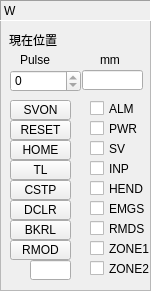
   <widget class="QFrame" name="frame_9">
    <property name="geometry">
     <rect>
      <x>460</x>
      <y>570</y>
      <width>151</width>
      <height>291</height>
     </rect>
    </property>
    <property name="frameShape">
     <enum>QFrame::StyledPanel</enum>
    </property>
    <property name="frameShadow">
     <enum>QFrame::Sunken</enum>
    </property>
    <widget class="QCheckBox" name="checkBoxALMW">
     <property name="geometry">
      <rect>
       <x>90</x>
       <y>100</y>
       <width>61</width>
       <height>17</height>
      </rect>
     </property>
     <property name="text">
      <string>ALM</string>
     </property>
    </widget>
    <widget class="QCheckBox" name="checkBoxSVW">
     <property name="geometry">
      <rect>
       <x>90</x>
       <y>140</y>
       <width>61</width>
       <height>17</height>
      </rect>
     </property>
     <property name="text">
      <string>SV</string>
     </property>
    </widget>
    <widget class="QCheckBox" name="checkBoxINPW">
     <property name="geometry">
      <rect>
       <x>90</x>
       <y>160</y>
       <width>61</width>
       <height>17</height>
      </rect>
     </property>
     <property name="text">
      <string>INP</string>
     </property>
    </widget>
    <widget class="QCheckBox" name="checkBoxHENDW">
     <property name="geometry">
      <rect>
       <x>90</x>
       <y>180</y>
       <width>61</width>
       <height>17</height>
      </rect>
     </property>
     <property name="text">
      <string>HEND</string>
     </property>
    </widget>
    <widget class="QCheckBox" name="checkBoxEMGSW">
     <property name="geometry">
      <rect>
       <x>90</x>
       <y>200</y>
       <width>61</width>
       <height>17</height>
      </rect>
     </property>
     <property name="text">
      <string>EMGS</string>
     </property>
    </widget>
    <widget class="QLabel" name="label_46">
     <property name="geometry">
      <rect>
       <x>9</x>
       <y>30</y>
       <width>51</width>
       <height>20</height>
      </rect>
     </property>
     <property name="text">
      <string>現在位置</string>
     </property>
    </widget>
    <widget class="QLabel" name="label_47">
     <property name="geometry">
      <rect>
       <x>0</x>
       <y>0</y>
       <width>151</width>
       <height>21</height>
      </rect>
     </property>
     <property name="frameShape">
      <enum>QFrame::Panel</enum>
     </property>
     <property name="frameShadow">
      <enum>QFrame::Sunken</enum>
     </property>
     <property name="text">
      <string>W</string>
     </property>
    </widget>
    <widget class="QSpinBox" name="spinBoxCurrentPulseW">
     <property name="geometry">
      <rect>
       <x>10</x>
       <y>70</y>
       <width>71</width>
       <height>22</height>
      </rect>
     </property>
     <property name="readOnly">
      <bool>true</bool>
     </property>
     <property name="minimum">
      <number>-99999999</number>
     </property>
     <property name="maximum">
      <number>99999999</number>
     </property>
    </widget>
    <widget class="QToolButton" name="toolButtonSVONW">
     <property name="geometry">
      <rect>
       <x>10</x>
       <y>100</y>
       <width>61</width>
       <height>20</height>
      </rect>
     </property>
     <property name="text">
      <string>SVON</string>
     </property>
     <property name="checkable">
      <bool>true</bool>
     </property>
    </widget>
    <widget class="QToolButton" name="toolButtonHomeW">
     <property name="geometry">
      <rect>
       <x>10</x>
       <y>140</y>
       <width>61</width>
       <height>20</height>
      </rect>
     </property>
     <property name="text">
      <string>HOME</string>
     </property>
     <property name="checkable">
      <bool>true</bool>
     </property>
    </widget>
    <widget class="QToolButton" name="toolButtonResetW">
     <property name="geometry">
      <rect>
       <x>10</x>
       <y>120</y>
       <width>61</width>
       <height>20</height>
      </rect>
     </property>
     <property name="text">
      <string>RESET</string>
     </property>
     <property name="checkable">
      <bool>true</bool>
     </property>
    </widget>
    <widget class="QLineEdit" name="lineEditCurrentPosMMW">
     <property name="geometry">
      <rect>
       <x>82</x>
       <y>70</y>
       <width>61</width>
       <height>20</height>
      </rect>
     </property>
    </widget>
    <widget class="QLabel" name="label_48">
     <property name="geometry">
      <rect>
       <x>20</x>
       <y>50</y>
       <width>41</width>
       <height>20</height>
      </rect>
     </property>
     <property name="text">
      <string>Pulse</string>
     </property>
    </widget>
    <widget class="QLabel" name="label_49">
     <property name="geometry">
      <rect>
       <x>100</x>
       <y>50</y>
       <width>41</width>
       <height>20</height>
      </rect>
     </property>
     <property name="text">
      <string>mm</string>
     </property>
    </widget>
    <widget class="QToolButton" name="toolButtonTLW">
     <property name="geometry">
      <rect>
       <x>10</x>
       <y>160</y>
       <width>61</width>
       <height>20</height>
      </rect>
     </property>
     <property name="text">
      <string>TL</string>
     </property>
     <property name="checkable">
      <bool>true</bool>
     </property>
    </widget>
    <widget class="QToolButton" name="toolButtonCSTPW">
     <property name="geometry">
      <rect>
       <x>10</x>
       <y>180</y>
       <width>61</width>
       <height>20</height>
      </rect>
     </property>
     <property name="text">
      <string>CSTP</string>
     </property>
     <property name="checkable">
      <bool>true</bool>
     </property>
    </widget>
    <widget class="QToolButton" name="toolButtoDCLRW">
     <property name="geometry">
      <rect>
       <x>10</x>
       <y>200</y>
       <width>61</width>
       <height>20</height>
      </rect>
     </property>
     <property name="text">
      <string>DCLR</string>
     </property>
     <property name="checkable">
      <bool>true</bool>
     </property>
    </widget>
    <widget class="QToolButton" name="toolButtonBKRLW">
     <property name="geometry">
      <rect>
       <x>10</x>
       <y>220</y>
       <width>61</width>
       <height>20</height>
      </rect>
     </property>
     <property name="text">
      <string>BKRL</string>
     </property>
     <property name="checkable">
      <bool>true</bool>
     </property>
    </widget>
    <widget class="QToolButton" name="toolButtonRModW">
     <property name="geometry">
      <rect>
       <x>10</x>
       <y>240</y>
       <width>61</width>
       <height>20</height>
      </rect>
     </property>
     <property name="text">
      <string>RMOD</string>
     </property>
     <property name="checkable">
      <bool>true</bool>
     </property>
    </widget>
    <widget class="QCheckBox" name="checkBoxPWRW">
     <property name="geometry">
      <rect>
       <x>90</x>
       <y>120</y>
       <width>61</width>
       <height>17</height>
      </rect>
     </property>
     <property name="text">
      <string>PWR</string>
     </property>
    </widget>
    <widget class="QCheckBox" name="checkBoxRMODSW">
     <property name="geometry">
      <rect>
       <x>90</x>
       <y>220</y>
       <width>61</width>
       <height>17</height>
      </rect>
     </property>
     <property name="text">
      <string>RMDS</string>
     </property>
    </widget>
    <widget class="QCheckBox" name="checkBoxZone1W">
     <property name="geometry">
      <rect>
       <x>90</x>
       <y>240</y>
       <width>61</width>
       <height>17</height>
      </rect>
     </property>
     <property name="text">
      <string>ZONE1</string>
     </property>
    </widget>
    <widget class="QCheckBox" name="checkBoxZone2W">
     <property name="geometry">
      <rect>
       <x>90</x>
       <y>260</y>
       <width>61</width>
       <height>17</height>
      </rect>
     </property>
     <property name="text">
      <string>ZONE2</string>
     </property>
    </widget>
    <widget class="QLineEdit" name="lineEdiAlarmCodeW">
     <property name="geometry">
      <rect>
       <x>30</x>
       <y>260</y>
       <width>41</width>
       <height>20</height>
      </rect>
     </property>
    </widget>
   </widget>
